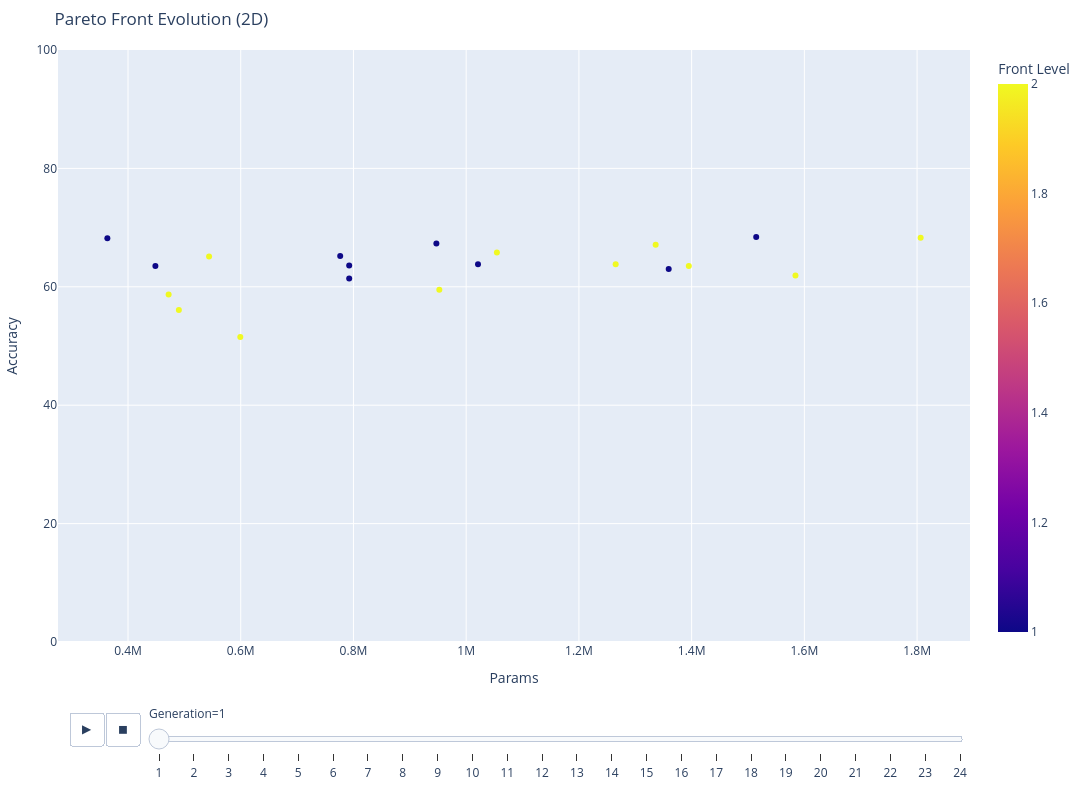

Write notebook code for a chart like this one.
### Code cell
# To show 2D animation with Y-axis limited to [0,100]:
plot_pareto_evolution(history, dims="2d",
                    x="params", y="accuracy", y_range=[0,100])

### Figure 1 — Plotly figure (JSON) as saved in the notebook; plotly's stock layout.template omitted (floating-point values rounded to 4 significant figures)
{"data": [{"hovertemplate": "Generation=1<br>Params=%{x}<br>Accuracy=%{y}<br>Front Level=%{marker.color}<extra></extra>", "legendgroup": "", "marker": {"color": [1, 1, 1, 1, 1, 1, 1, 1, 1, 2, 2, 2, 2, 2, 2, 2, 2, 2, 2, 2], "coloraxis": "coloraxis", "size": 6, "symbol": "circle"}, "mode": "markers", "name": "", "orientation": "v", "showlegend": false, "type": "scatter", "x": [363400.0, 448600.0, 1515000.0, 792400.0, 947100.0, 792400.0, 1359000.0, 776500.0, 1021000.0, 543900.0, 490200.0, 599200.0, 472100.0, 1806000.0, 1055000.0, 1336000.0, 952400.0, 1584000.0, 1265000.0, 1395000.0], "xaxis": "x", "y": [68.2, 63.5, 68.4, 63.6, 67.3, 61.4, 63.0, 65.2, 63.8, 65.1, 56.1, 51.5, 58.7, 68.3, 65.8, 67.1, 59.5, 61.9, 63.8, 63.5], "yaxis": "y"}], "layout": {"coloraxis": {"colorbar": {"title": {"text": "Front Level"}}, "colorscale": [[0, "#0d0887"], [0.1111, "#46039f"], [0.2222, "#7201a8"], [0.3333, "#9c179e"], [0.4444, "#bd3786"], [0.5556, "#d8576b"], [0.6667, "#ed7953"], [0.7778, "#fb9f3a"], [0.8889, "#fdca26"], [1, "#f0f921"]]}, "height": 800, "legend": {"tracegroupgap": 0}, "margin": {"b": 20, "l": 20, "r": 20, "t": 50}, "sliders": [{"active": 0, "currentvalue": {"prefix": "Generation="}, "len": 0.9, "pad": {"b": 10, "t": 60}, "steps": [{"args": [["1"], {"frame": {"duration": 0, "redraw": false}, "fromcurrent": true, "mode": "immediate", "transition": {"duration": 0, "easing": "linear"}}], "label": "1", "method": "animate"}, {"args": [["2"], {"frame": {"duration": 0, "redraw": false}, "fromcurrent": true, "mode": "immediate", "transition": {"duration": 0, "easing": "linear"}}], "label": "2", "method": "animate"}, {"args": [["3"], {"frame": {"duration": 0, "redraw": false}, "fromcurrent": true, "mode": "immediate", "transition": {"duration": 0, "easing": "linear"}}], "label": "3", "method": "animate"}, {"args": [["4"], {"frame": {"duration": 0, "redraw": false}, "fromcurrent": true, "mode": "immediate", "transition": {"duration": 0, "easing": "linear"}}], "label": "4", "method": "animate"}, {"args": [["5"], {"frame": {"duration": 0, "redraw": false}, "fromcurrent": true, "mode": "immediate", "transition": {"duration": 0, "easing": "linear"}}], "label": "5", "method": "animate"}, {"args": [["6"], {"frame": {"duration": 0, "redraw": false}, "fromcurrent": true, "mode": "immediate", "transition": {"duration": 0, "easing": "linear"}}], "label": "6", "method": "animate"}, {"args": [["7"], {"frame": {"duration": 0, "redraw": false}, "fromcurrent": true, "mode": "immediate", "transition": {"duration": 0, "easing": "linear"}}], "label": "7", "method": "animate"}, {"args": [["8"], {"frame": {"duration": 0, "redraw": false}, "fromcurrent": true, "mode": "immediate", "transition": {"duration": 0, "easing": "linear"}}], "label": "8", "method": "animate"}, {"args": [["9"], {"frame": {"duration": 0, "redraw": false}, "fromcurrent": true, "mode": "immediate", "transition": {"duration": 0, "easing": "linear"}}], "label": "9", "method": "animate"}, {"args": [["10"], {"frame": {"duration": 0, "redraw": false}, "fromcurrent": true, "mode": "immediate", "transition": {"duration": 0, "easing": "linear"}}], "label": "10", "method": "animate"}, {"args": [["11"], {"frame": {"duration": 0, "redraw": false}, "fromcurrent": true, "mode": "immediate", "transition": {"duration": 0, "easing": "linear"}}], "label": "11", "method": "animate"}, {"args": [["12"], {"frame": {"duration": 0, "redraw": false}, "fromcurrent": true, "mode": "immediate", "transition": {"duration": 0, "easing": "linear"}}], "label": "12", "method": "animate"}, {"args": [["13"], {"frame": {"duration": 0, "redraw": false}, "fromcurrent": true, "mode": "immediate", "transition": {"duration": 0, "easing": "linear"}}], "label": "13", "method": "animate"}, {"args": [["14"], {"frame": {"duration": 0, "redraw": false}, "fromcurrent": true, "mode": "immediate", "transition": {"duration": 0, "easing": "linear"}}], "label": "14", "method": "animate"}, {"args": [["15"], {"frame": {"duration": 0, "redraw": false}, "fromcurrent": true, "mode": "immediate", "transition": {"duration": 0, "easing": "linear"}}], "label": "15", "method": "animate"}, {"args": [["16"], {"frame": {"duration": 0, "redraw": false}, "fromcurrent": true, "mode": "immediate", "transition": {"duration": 0, "easing": "linear"}}], "label": "16", "method": "animate"}, {"args": [["17"], {"frame": {"duration": 0, "redraw": false}, "fromcurrent": true, "mode": "immediate", "transition": {"duration": 0, "easing": "linear"}}], "label": "17", "method": "animate"}, {"args": [["18"], {"frame": {"duration": 0, "redraw": false}, "fromcurrent": true, "mode": "immediate", "transition": {"duration": 0, "easing": "linear"}}], "label": "18", "method": "animate"}, {"args": [["19"], {"frame": {"duration": 0, "redraw": false}, "fromcurrent": true, "mode": "immediate", "transition": {"duration": 0, "easing": "linear"}}], "label": "19", "method": "animate"}, {"args": [["20"], {"frame": {"duration": 0, "redraw": false}, "fromcurrent": true, "mode": "immediate", "transition": {"duration": 0, "easing": "linear"}}], "label": "20", "method": "animate"}, {"args": [["21"], {"frame": {"duration": 0, "redraw": false}, "fromcurrent": true, "mode": "immediate", "transition": {"duration": 0, "easing": "linear"}}], "label": "21", "method": "animate"}, {"args": [["22"], {"frame": {"duration": 0, "redraw": false}, "fromcurrent": true, "mode": "immediate", "transition": {"duration": 0, "easing": "linear"}}], "label": "22", "method": "animate"}, {"args": [["23"], {"frame": {"duration": 0, "redraw": false}, "fromcurrent": true, "mode": "immediate", "transition": {"duration": 0, "easing": "linear"}}], "label": "23", "method": "animate"}, {"args": [["24"], {"frame": {"duration": 0, "redraw": false}, "fromcurrent": true, "mode": "immediate", "transition": {"duration": 0, "easing": "linear"}}], "label": "24", "method": "animate"}], "x": 0.1, "xanchor": "left", "y": 0, "yanchor": "top"}], "title": {"text": "Pareto Front Evolution (2D)"}, "updatemenus": [{"buttons": [{"args": [null, {"frame": {"duration": 500, "redraw": false}, "fromcurrent": true, "mode": "immediate", "transition": {"duration": 500, "easing": "linear"}}], "label": "&#9654;", "method": "animate"}, {"args": [[null], {"frame": {"duration": 0, "redraw": false}, "fromcurrent": true, "mode": "immediate", "transition": {"duration": 0, "easing": "linear"}}], "label": "&#9724;", "method": "animate"}], "direction": "left", "pad": {"r": 10, "t": 70}, "showactive": false, "type": "buttons", "x": 0.1, "xanchor": "right", "y": 0, "yanchor": "top"}], "width": 1200, "xaxis": {"anchor": "y", "domain": [0, 1], "title": {"text": "Params"}}, "yaxis": {"anchor": "x", "domain": [0, 1], "range": [0, 100], "title": {"text": "Accuracy"}}}}
